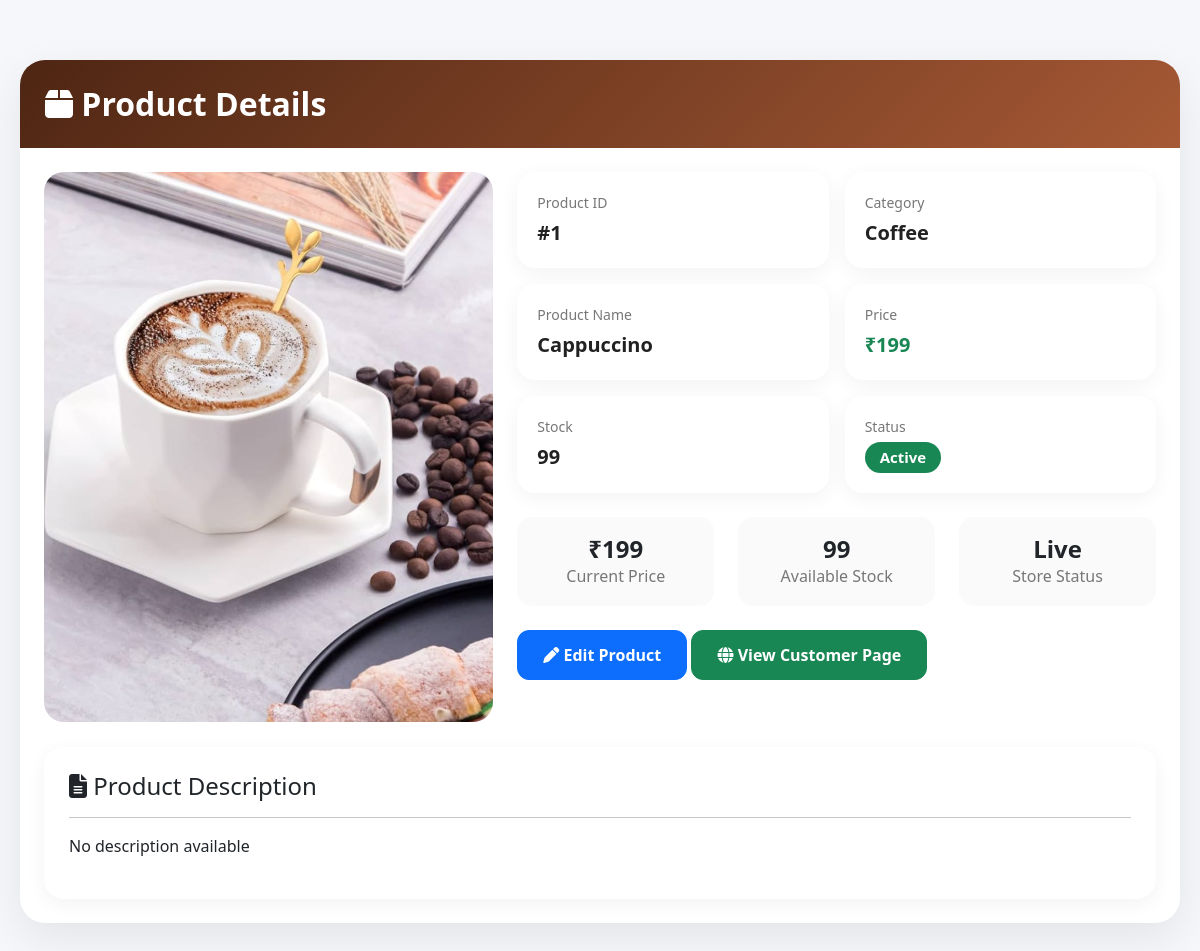
/admin/product_details.php?id=1, run on the app's committed database.
### tables this page shows
CREATE TABLE `products` (
  `id` int(11) NOT NULL,
  `category_id` int(255) NOT NULL,
  `category_name` varchar(255) NOT NULL,
  `name` varchar(100) NOT NULL,
  `price` decimal(10,2) NOT NULL,
  `stock` int(11) NOT NULL DEFAULT 0,
  `image` text NOT NULL,
  `status` tinyint(1) NOT NULL DEFAULT 1,
  `create_at` timestamp NOT NULL DEFAULT current_timestamp()
);

CREATE TABLE `categories` (
  `id` int(255) NOT NULL,
  `name` varchar(255) NOT NULL,
  `slug` varchar(255) NOT NULL,
  `descri` varchar(255) NOT NULL,
  `price` int(255) NOT NULL,
  `image` text NOT NULL,
  `status` tinyint(1) NOT NULL DEFAULT 1,
  `create_at` timestamp NOT NULL DEFAULT current_timestamp(),
  `parent_id` int(255) NOT NULL DEFAULT 0
);

### admin/product_details.php (the view, shortened to what this page needs)
<?php
global $conn;
$id = intval($_GET['id']);
$query = mysqli_query($conn,"
SELECT
products.*,
categories.name as category_name
FROM products
LEFT JOIN categories
ON products.category_id=categories.id
WHERE products.id='$id'
");
$product = mysqli_fetch_assoc($query);
?>
<!DOCTYPE html>
<html>
<head>
<link rel="stylesheet"
href="../assets/bootstrap-5.3.7-dist/css/bootstrap.min.css">
<link rel="stylesheet"
href="https://cdnjs.cloudflare.com/ajax/libs/font-awesome/6.7.2/css/all.min.css">
</head>
<body>
<div class="product-wrapper">
<div class="product-card">
<div class="product-header">
<h2>
<i class="fa-solid fa-box"></i>
 Product Details
</h2>
</div>
<div class="p-4">
<div class="row">
<div class="col-lg-5">
<img
src="../images/<?php echo $product['image']; ?>"
class="product-image">
</div>
<div class="col-lg-7">
<div class="row g-3">
<div class="col-md-6">
<div class="info-card">
<div class="info-title">Product ID</div>
<div class="info-value">
#<?php echo $product['id']; ?>
</div>
</div>
</div>
<div class="col-md-6">
<div class="info-card">
<div class="info-title">Category</div>
<div class="info-value">
<?php echo $product['category_name']; ?>
</div>
</div>
</div>
<div class="col-md-6">
<div class="info-card">
<div class="info-title">Product Name</div>
<div class="info-value">
<?php echo $product['name']; ?>
</div>
</div>
</div>
<div class="col-md-6">
<div class="info-card">
<div class="info-title">Price</div>
<div class="info-value text-success">
₹<?php echo number_format($product['price']); ?>
</div>
</div>
</div>
<div class="col-md-6">
<div class="info-card">
<div class="info-title">Stock</div>
<div class="info-value">
<?php echo $product['stock']; ?>
</div>
</div>
</div>
<div class="col-md-6">
<div class="info-card">
<div class="info-title">Status</div>
<?php if($product['status']==1){ ?>
<span class="badge bg-success badge-stock">
Active
</span>
<?php } else { ?>
<span class="badge bg-danger badge-stock">
Inactive
</span>
<?php } ?>
</div>
</div>
</div>
<div class="row mt-4">
<div class="col-md-4">
<div class="stats-box">
<h4>₹<?php echo number_format($product['price']); ?></h4>
<p>Current Price</p>
</div>
</div>
<div class="col-md-4">
<div class="stats-box">
<h4><?php echo $product['stock']; ?></h4>
<p>Available Stock</p>
</div>
</div>
<div class="col-md-4">
<div class="stats-box">
<h4><?php echo $product['status'] ? 'Live' : 'Hidden'; ?></h4>
<p>Store Status</p>
</div>
</div>
</div>
<div class="mt-4">
<a href="edit_product.php?id=<?php echo $product['id']; ?>"
class="btn btn-primary action-btn">
<i class="fa-solid fa-pen"></i>
Edit Product
</a>
<a href="../viewproduct.php?id=<?php echo $product['id']; ?>"
target="_blank"
class="btn btn-success action-btn">
<i class="fa-solid fa-globe"></i>
View Customer Page
</a>
</div>
</div>
</div>
<div class="desc-box">
<h4>
<i class="fa-solid fa-file-lines"></i>
 Product Description
</h4>
<hr>
<p>
<?php
echo !empty($product['description'])
? $product['description']
: 'No description available';
?>
</p>
</div>
</div>
</div>
</div>
</body>
</html>

### admin/product_details.php (style rules this page uses)
body { background:#f5f7fb; }
.product-wrapper { max-width:1400px; margin:40px auto; padding:20px; }
.product-card { background:#fff; border-radius:25px; overflow:hidden; box-shadow:0 15px 45px rgba(0,0,0,.08); }
.product-header { background:linear-gradient(135deg,#4e2613,#a65935); padding:25px; color:white; }
.product-header h2 { font-weight:800; margin:0; }
.product-image { width:100%; height:550px; object-fit:cover; border-radius:20px; }
.info-card { background:#fff; padding:20px; border-radius:18px; box-shadow:0 5px 20px rgba(0,0,0,.05); height:100%; }
.info-title { font-size:14px; color:#777; margin-bottom:5px; }
.info-value { font-size:20px; font-weight:700; color:#222; }
.badge-stock { font-size:15px; padding:8px 15px; border-radius:50px; }
.stats-box { padding:18px; background:#fafafa; border-radius:15px; text-align:center; }
.stats-box h4 { margin:0; font-weight:800; }
.stats-box p { margin:0; color:#777; }
.action-btn { padding:12px 25px; border-radius:12px; font-weight:700; }
.desc-box { background:white; padding:25px; border-radius:20px; margin-top:25px; box-shadow:0 5px 20px rgba(0,0,0,.05); }

### data on the page
products: image (picture), id "1", category.name "Coffee", name "Cappuccino", price "199", stock "99"
